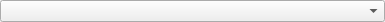
<?xml version="1.0" encoding="UTF-8"?>
<ui version="4.0">
 <class>DisplaySelectionWidget</class>
 <widget class="QWidget" name="DisplaySelectionWidget">
  <property name="geometry">
   <rect>
    <x>0</x>
    <y>0</y>
    <width>385</width>
    <height>20</height>
   </rect>
  </property>
  <property name="windowTitle">
   <string>Form</string>
  </property>
  <layout class="QVBoxLayout" name="verticalLayout">
   <property name="leftMargin">
    <number>0</number>
   </property>
   <property name="topMargin">
    <number>0</number>
   </property>
   <property name="rightMargin">
    <number>0</number>
   </property>
   <property name="bottomMargin">
    <number>0</number>
   </property>
   <item>
    <widget class="QComboBox" name="cmb"/>
   </item>
  </layout>
 </widget>
 <resources/>
 <connections/>
</ui>
